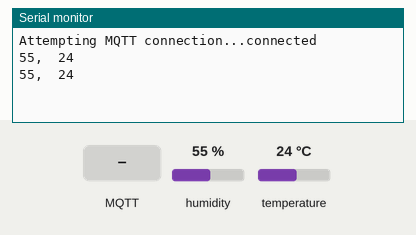
Bench run of a sketch on a simulated Arduino Uno, built with avr-gcc and run on an emulated ATmega328P. Parts: the last lines printed to the serial monitor. Inputs (shaded band) come from the test bench; at power-on: humidity 55 %, temperature 24 °C. WiFi joins after 1.5 s; servers stay silent unless stated; no MQTT or app messages arrive unless stated.

Above: at 2.7 s.
2.8 s: MQTT message "1" arrives on the first subscribed topic
5.1 s: MQTT message "on" arrives on the first subscribed topic
7.1 s: MQTT message "off" arrives on the first subscribed topic
9.1 s: humidity set to 22 %
At 10.4 s:
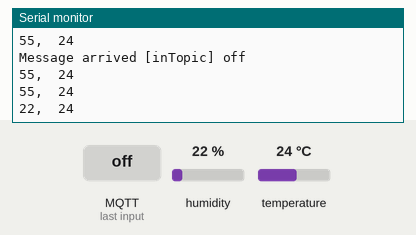
10.6 s: temperature set to 12 °C
At 11.6 s:
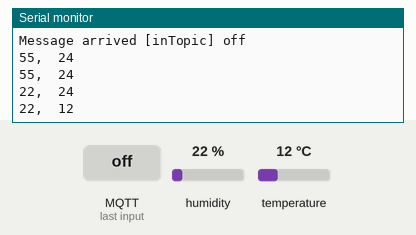
12.1 s: humidity set to 40 %
At 13.7 s:
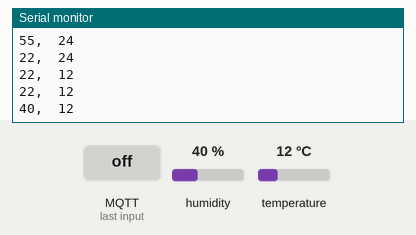
Timing chart, 0 to 14.6 s (numbered marks = the images above; inputs shaded):
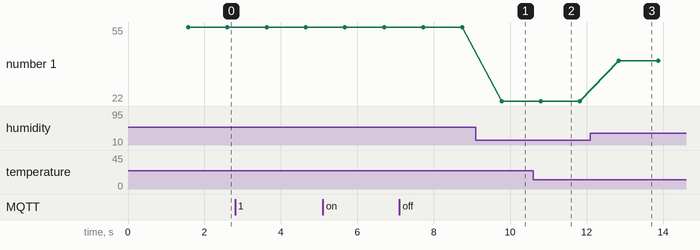

The sketch:

mqtt.ino
```cpp
#include <SPI.h>
#include <Ethernet.h>
#include <PubSubClient.h>
#include <dht11.h>


dht11 DHT;
#define DHT11_PIN 9
int tempF;
int tempC;
int humidity;


byte mac[]    = {  0xDE, 0xED, 0xBA, 0xFE, 0xFE, 0xED };
IPAddress ip(10, 1, 1, 17);
IPAddress server(10, 1, 1, 9);

void callback(char* topic, byte* payload, unsigned int length) {
  Serial.print("Message arrived [");
  Serial.print(topic);
  Serial.print("] ");
  for (int i=0;i<length;i++) {
    Serial.print((char)payload[i]);
  }
  Serial.println();
}

EthernetClient ethClient;
PubSubClient mqttClient(ethClient);

void reconnect() {
  // Loop until we're reconnected
  while (!mqttClient.connected()) {
    Serial.print("Attempting MQTT connection...");
    // Attempt to connect
    if (mqttClient.connect("arduinoClient")) {
      Serial.println("connected");
      mqttClient.subscribe("inTopic");

    } else {
      Serial.print("failed, rc=");
     // Serial.print(client.state());
      Serial.println(" try again in 5 seconds");
      // Wait 5 seconds before retrying
      delay(5000);
    }
  }
}

void setup()
{
  Serial.begin(57600);

  mqttClient.setServer(server, 1883);
  mqttClient.setCallback(callback);

  Ethernet.begin(mac, ip);
  // Allow the hardware to sort itself out
  delay(1500);
}

 String buildJson() {
  tempC = DHT.temperature;
  humidity =DHT. humidity;
  String data = "{";
  data+="\n";
  data+="\"myName\": \"Arduino DHT11\",";
  data+="\n";
  data+="\"temperature (C)\": ";
  data+=(int)tempC;
  data+= ",";
  data+="\n";
  data+="\"humidity\": ";
  data+=(int)humidity;
  data+="\n";
  data+="}";
  return data;
}
void loop()
{
  if (!mqttClient.connected()) {
    reconnect();
  }

if (mqttClient.connected()){
  int chk;
  chk = DHT.read(DHT11_PIN);
  Serial.print(DHT.humidity,1);
  Serial.print(",\t");
  Serial.println(DHT.temperature,1);

    String json = buildJson();
    char jsonStr[200];
    json.toCharArray(jsonStr,200);

  mqttClient.publish("inTopic",jsonStr);

  }

  delay(1000);
  mqttClient.loop();
}
```

Measured:
- after the input at 9.1 s, the serial monitor: prints a new line after 0.67 s (image 1)
- after the input at 10.6 s, the serial monitor: prints a new line after 0.20 s (image 2)
- after the input at 12.1 s, the serial monitor: prints a new line after 0.75 s (image 3)
- plotted number 1: 55 → 22 after the input at 9.1 s, 22 → 40 after the input at 12.1 s
